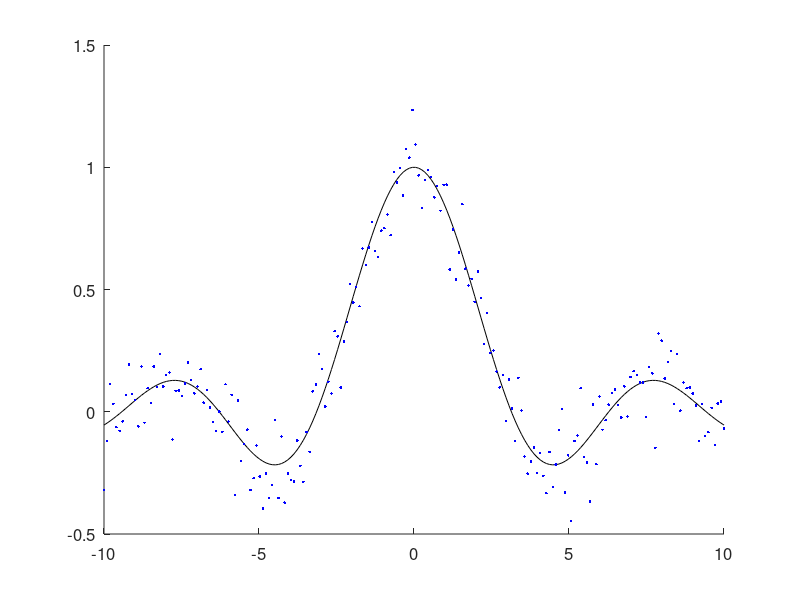

Source code (MATLAB): (Note: this script raises an error after producing the figure.)
close all;
clear all;
clc;

%% Generate the data

% Fix the random seed for reproductibility of results
rseed = 1; % choose a seed
rand('state', rseed);
randn('state', rseed);

% Set default values for data
data.N = 200;                   % number of samples
data.D =    1;                     % dimension of data
data.scale = 10;                % scale of dimensions
data.noise = 0.1;               % scale of noise
data.noiseType = 'gauss';       % type of noise ('gauss' or 'unif')

% Generate sampling space
if data.D==1
    x = [-1:2/(data.N-1):1]'*data.scale;
else
    sqrtN = floor(sqrt(data.N));
    N = sqrtN*sqrtN;
    x = data.scale*[0:sqrtN-1]'/sqrtN;
    [gx, gy]= meshgrid(x);
    x = [gx(:) gy(:)];
end

% Generate latent and target data
if data.D==1,
    y = sin(abs(x))./abs(x);
else
    y = sin(sqrt(sum(x.^2,2)))./sqrt(sum(x.^2,2));
end

switch lower(data.noiseType)
    case 'gauss',
        t = y + randn(size(x,1),1)*data.noise;
    case 'unif',
        t = y + (-data.noise + 2*rand(size(x,1),1)*data.noise);
    otherwise,
        error('Unrecognized noise type: %s', data.noiseType);
end
% Plot settings

COL_sinc = 'k';     % color of the actual function
COL_data = 'b';     % color of the real data
COL_pred = 'r';     % color of the prediction
COL_rv = 'k';       % color of the relevance vectors

%% Plot the data and actual function
figure(1)
whitebg(1,'w')
clf
hold on
if data.D==1,
    plot(x, y,'-', 'Color', COL_sinc);
    plot(x, t, '.', 'Color', COL_data);
else
    mesh(gx, gy, reshape(y,size(gx)), 'edgecolor', COL_sinc, 'facecolor', COL_sinc);
    mesh(gx, gy, reshape(t,size(gx)), 'edgecolor', COL_sinc, 'facecolor' ,COL_data);
end

set(gca,'FontSize',12)
drawnow
%% Do SVR on the data

% Perform a scaling of the data (normalisation)
x_svm = (x - repmat(min(x,[],1),size(x,1),1))*spdiags(1./(max(x,[],1)-min(x,[],1))',0,size(x,2),size(x,2));

% Choose kernel function
kernel = 'gaussian';        % choose kernel function (see SB2_KernelFunction.m)
lengthScale = 0.2;          % ~std. dev. for gaussian kernel

% Create kernel matrix using data-parameterized kernel functions
K = KernelFunction(x_svm, x_svm, kernel, lengthScale);
K_ = [(1:length(x))', K];   % indices required for computation

% Train the model on the data
TYPE = 3;           % 0: C-SVC / 1: nu-SVC / 2: one-class SVM / 3: epsilon-SVR / 4: nu-SVR (default 2)
KERNEL = 4;         % 4: precomputed kernel matrix
C = 50;            % penalty factor (default 1)
NU = 0.05;          % nu parameter (default 1)
EPSILON = 0.1;      % epsilon parameter (default 0.1)
TOLERANCE = 0.001;  % tolerance of termination criterion (default 0.001)
PROBABILITIES = 0;  % whether to train a SVR model for probability estimates, 0 or 1 (default 0);

OPTIONS = ['-s ' num2str(TYPE) ' -t ' num2str(KERNEL) ' -c ' num2str(C) ' -n ' num2str(NU) ' -p ' num2str(EPSILON) ' -b ' num2str(PROBABILITIES) ' -q'];
model = svmtrain(t, K_, OPTIONS);

% Useful results ? (see README for more details)
Parameters = model.Parameters;
sv_indices = model.sv_indices;
sv_coef = model.sv_coef;
b = -model.rho;

% Proceed to prediction
[y_svm, errors, ~] = svmpredict(t, K_, model);
figure(1)
if data.D==1,
    plot(x, y_svm,'-','LineWidth', 1, 'Color', COL_pred);
    plot(x(sv_indices), t(sv_indices),'o', 'Color', COL_rv);
else
    mesh(gx, gy, reshape(y_svm,size(gx)), 'edgecolor', COL_sinc, 'facecolor', COL_sinc);
    plot3(x(sv_indices,1), x(sv_indices,2), t(sv_indices), 'Color' ,COL_rv);
end
drawnow
legend('Actual Model', 'Datapoints', 'Regression', 'Support Vectors', 'Location', 'NorthWest')

%% Crossvalidation for parameter selection SVR

% Grid search boundaries
Cmin = 1;       Cmax = 100;
Emin = 0.001;    Emax = 0.4;
nsteps = 10;

w = 0.2; % Fixed kernel width
Kgrid = KernelFunction(x_svm, x_svm, 'gaussian', w);
Kgrid_ = [(1:length(x))', Kgrid];

range_C = linspace(Cmin, Cmax, nsteps);
range_E = linspace(Emin, Emax, nsteps);

errors = zeros(nsteps);
nSV = zeros(nsteps);
r = zeros(nsteps);

% Grid search
for i=1:length(range_C)
    for j=1:length(range_E)
        
        C = range_C(i);
        e = range_E(j);
        
        % Train model
        opt = ['-s 3 -t 4 -c ' num2str(C) ' -p ' num2str(e) ' -q'];
        mGrid = svmtrain(t, Kgrid_, opt);
        
        % Predict & Get performance of the trained model
        [~, error, ~] = svmpredict(t, Kgrid_, mGrid);
        nSV(i,j) = mGrid.totalSV; % Number of support vectors
        errors(i,j) = error(2); % Mean squared error
        r(i,j) = error(3); % Squared correlation coefficient
    end
end

% Plot the results

figure('Color', [1 1 1]);
colormap hot;
contourf(range_E, range_C, errors);
xlabel('\epsilon');
ylabel('C');
title('Mean squared error');
colorbar
grid off
axis square

figure('Color', [1 1 1]);
colormap hot;
contourf(range_E, range_C, r);
xlabel('\epsilon');
ylabel('C');
title('Correlation coefficient');
colorbar
grid off
axis square

figure('Color', [1 1 1]);
colormap hot;
contourf(range_E, range_C, nSV);
xlabel('\epsilon');
ylabel('C');
title('Number of suport vectors');
colorbar
grid off
axis square

%% K-fold crossvalidation for parameter selection


%% Do RVR on the data

% Choose kernel function
kernel = 'gaussian';        % choose kernel function (see SB2_KernelFunction.m)
lengthScale = 0.22;          % ~std. dev. for gaussian kernel
useBias = 0;                % add bias vector to the estimated model

% Normalize the data
x_rvm = (x - repmat(min(x,[],1),size(x,1),1))*spdiags(1./(max(x,[],1)-min(x,[],1))',0,size(x,2),size(x,2));

% Create basis (design) matrix using data-parameterized kernel functions
BASIS = KernelFunction(x_rvm, x_rvm, kernel, lengthScale);
M = size(BASIS,2);

% Add bias vector if necessary
if useBias
   BASIS = [BASIS ones(M,1)]; 
end

% Set algorithm options
OPTIONS  = SB2_UserOptions('iterations', 500, 'diagnosticLevel', 2, 'monitor', 10);
SETTINGS = SB2_ParameterSettings('NoiseStd',0.1);

% Now run the main SPARSEBAYES function
[PARAMETER, ~, ~] = SparseBayes('Gaussian', BASIS, t, OPTIONS, SETTINGS);

% Manipulate the returned weights for convenience later
w_rvm						= zeros(M,1);
w_rvm(PARAMETER.Relevant)	= PARAMETER.Value;

% Compute the inferred prediction function
y_rvm				= BASIS*w_rvm;

figure
if data.D==1,
    plot(x, y,'-', 'Color', COL_sinc);
    hold on
    plot(x, t, '.', 'Color', COL_data);
    plot(x, y_rvm,'r-','LineWidth', 1, 'Color', COL_pred);
  
    plot(x(PARAMETER.Relevant), t(PARAMETER.Relevant),'o', 'Color', COL_rv);
else
    mesh(gx, gy, reshape(y_rvm,size(gx)), 'edgecolor', COL_sinc, 'facecolor', COL_sinc);
    mesh(gx, gy, reshape(t,size(gx)), 'edgecolor', COL_sinc, 'facecolor' ,COL_data);
end
hold off
legend('Actual Model', 'Datapoints', 'Regression', 'Relevance Vectors', 'Location', 'NorthWest')
